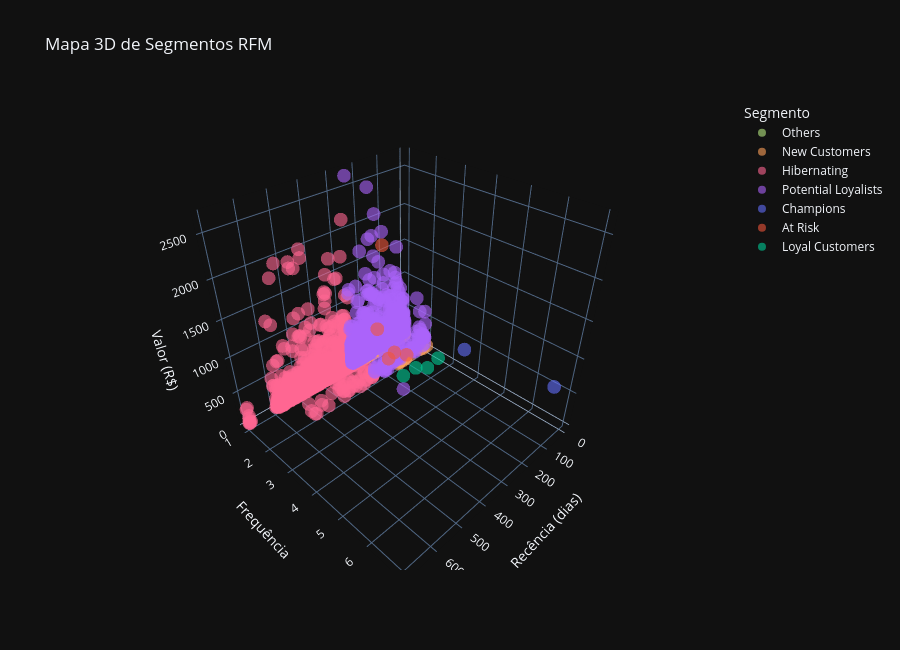

Notebook code cell kept with this figure:
### Markdown cell above
## 7. Scatter 3D: R × F × M por Segmento

### Code cell
rfm_sample = rfm.sample(n=min(5000, len(rfm)), random_state=42)

fig = px.scatter_3d(
    rfm_sample,
    x="recency",
    y="frequency",
    z="monetary",
    color="segment",
    color_discrete_map=SEGMENT_COLORS,
    opacity=0.6,
    template="plotly_dark",
    height=650,
    labels={"recency": "Recência (dias)", "frequency": "Frequência", "monetary": "Valor (R$)", "segment": "Segmento"},
    title="Mapa 3D de Segmentos RFM",
)
fig.show()

### Figure 1 — Plotly figure (JSON) as saved in the notebook; plotly's stock layout.template omitted (floating-point values rounded to 4 significant figures; data arrays with more than 128 entries replaced by an {"elided": "..."} marker saying what was removed)
{"data": [{"hovertemplate": "Segmento=Others<br>Recência (dias)=%{x}<br>Frequência=%{y}<br>Valor (R$)=%{z}<extra></extra>", "legendgroup": "Others", "marker": {"color": "#B6E880", "opacity": 0.6, "symbol": "circle"}, "mode": "markers", "name": "Others", "scene": "scene", "showlegend": true, "type": "scatter3d", "x": {"elided": "196 int values"}, "y": {"elided": "196 int values"}, "z": {"elided": "196 float values"}}, {"hovertemplate": "Segmento=New Customers<br>Recência (dias)=%{x}<br>Frequência=%{y}<br>Valor (R$)=%{z}<extra></extra>", "legendgroup": "New Customers", "marker": {"color": "#FFA15A", "opacity": 0.6, "symbol": "circle"}, "mode": "markers", "name": "New Customers", "scene": "scene", "showlegend": true, "type": "scatter3d", "x": {"elided": "813 int values"}, "y": {"elided": "813 int values"}, "z": {"elided": "813 float values"}}, {"hovertemplate": "Segmento=Hibernating<br>Recência (dias)=%{x}<br>Frequência=%{y}<br>Valor (R$)=%{z}<extra></extra>", "legendgroup": "Hibernating", "marker": {"color": "#FF6692", "opacity": 0.6, "symbol": "circle"}, "mode": "markers", "name": "Hibernating", "scene": "scene", "showlegend": true, "type": "scatter3d", "x": {"elided": "1962 int values"}, "y": {"elided": "1962 int values"}, "z": {"elided": "1962 float values"}}, {"hovertemplate": "Segmento=Potential Loyalists<br>Recência (dias)=%{x}<br>Frequência=%{y}<br>Valor (R$)=%{z}<extra></extra>", "legendgroup": "Potential Loyalists", "marker": {"color": "#AB63FA", "opacity": 0.6, "symbol": "circle"}, "mode": "markers", "name": "Potential Loyalists", "scene": "scene", "showlegend": true, "type": "scatter3d", "x": {"elided": "2018 int values"}, "y": {"elided": "2018 int values"}, "z": {"elided": "2018 float values"}}, {"hovertemplate": "Segmento=Champions<br>Recência (dias)=%{x}<br>Frequência=%{y}<br>Valor (R$)=%{z}<extra></extra>", "legendgroup": "Champions", "marker": {"color": "#636EFA", "opacity": 0.6, "symbol": "circle"}, "mode": "markers", "name": "Champions", "scene": "scene", "showlegend": true, "type": "scatter3d", "x": [90, 69], "y": [7, 4], "z": [806.6, 574.5]}, {"hovertemplate": "Segmento=At Risk<br>Recência (dias)=%{x}<br>Frequência=%{y}<br>Valor (R$)=%{z}<extra></extra>", "legendgroup": "At Risk", "marker": {"color": "#EF553B", "opacity": 0.6, "symbol": "circle"}, "mode": "markers", "name": "At Risk", "scene": "scene", "showlegend": true, "type": "scatter3d", "x": [347, 340, 278, 304, 320], "y": [3, 4, 3, 3, 3], "z": [1190.0, 1047.0, 719.7, 679.7, 2200.0]}, {"hovertemplate": "Segmento=Loyal Customers<br>Recência (dias)=%{x}<br>Frequência=%{y}<br>Valor (R$)=%{z}<extra></extra>", "legendgroup": "Loyal Customers", "marker": {"color": "#00CC96", "opacity": 0.6, "symbol": "circle"}, "mode": "markers", "name": "Loyal Customers", "scene": "scene", "showlegend": true, "type": "scatter3d", "x": [179, 66, 238, 120], "y": [3, 3, 3, 3], "z": [269.9, 193.5, 269.7, 143.7]}], "layout": {"height": 650, "legend": {"title": {"text": "Segmento"}, "tracegroupgap": 0}, "scene": {"domain": {"x": [0.0, 1.0], "y": [0.0, 1.0]}, "xaxis": {"title": {"text": "Recência (dias)"}}, "yaxis": {"title": {"text": "Frequência"}}, "zaxis": {"title": {"text": "Valor (R$)"}}}, "title": {"text": "Mapa 3D de Segmentos RFM"}}}
